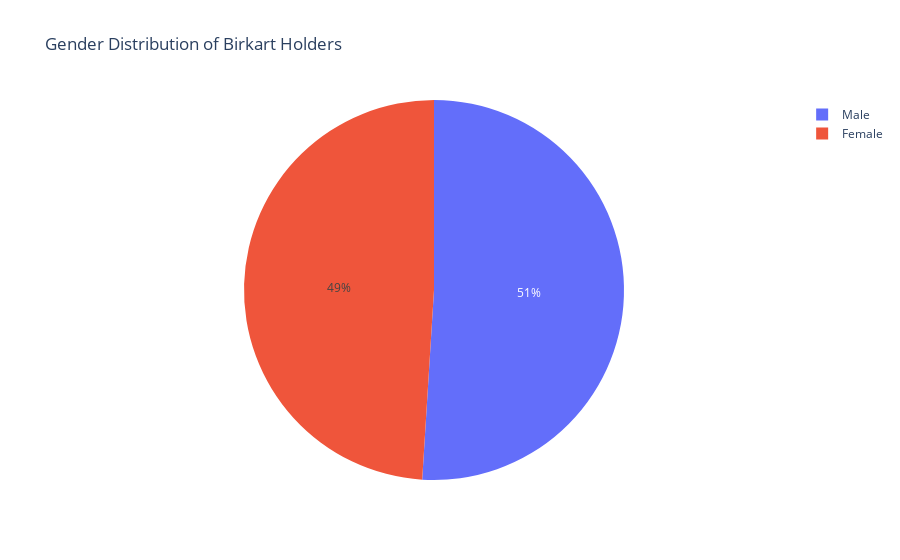
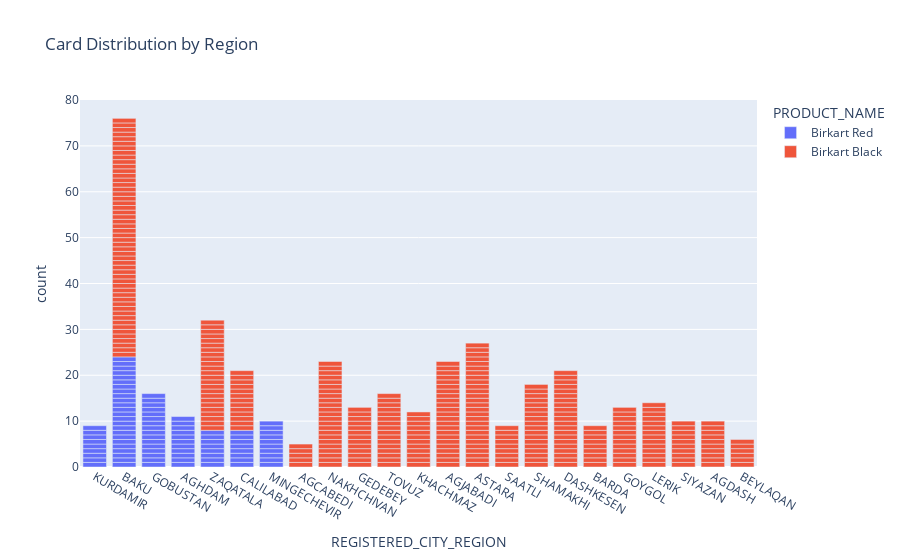
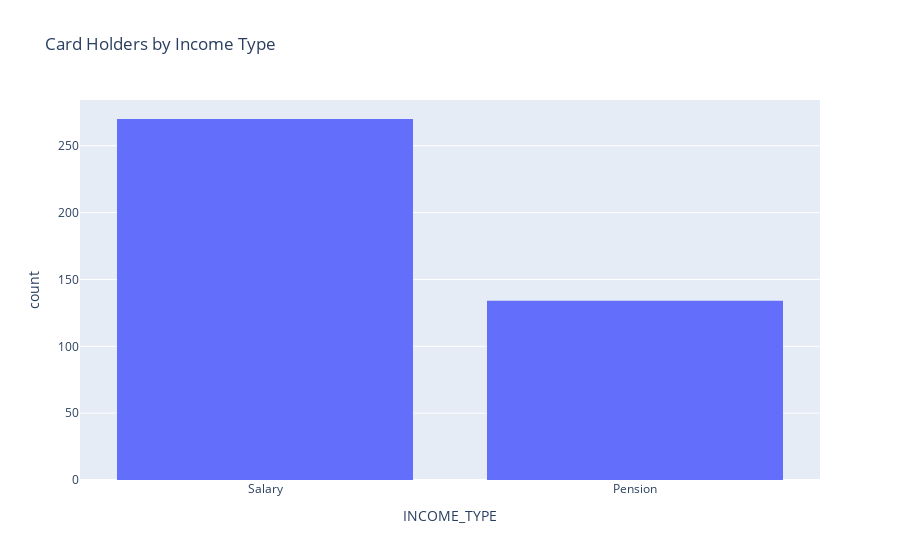

Here is the notebook cell these charts were saved with, in order:
### Code cell
import plotly.express as px
# Pie chart for gender distribution of Birkart holders
fig_gender = px.pie(df, names='GENDER', title='Gender Distribution of Birkart Holders')
# Bar chart for card distribution by city
fig_city_product = px.bar(df, x='REGISTERED_CITY_REGION', color='PRODUCT_NAME', title='Card Distribution by Region')
# Histogram for card holders by income type
fig_income_type = px.histogram(df, x='INCOME_TYPE', title='Card Holders by Income Type')
# Display the plots
fig_gender.show()
fig_city_product.show()
fig_income_type.show()

### Figure 1 — Plotly figure (JSON) as saved in the notebook; plotly's stock layout.template omitted (floating-point values rounded to 4 significant figures; data arrays with more than 128 entries replaced by an {"elided": "..."} marker saying what was removed)
{"data": [{"domain": {"x": [0, 1], "y": [0, 1]}, "hovertemplate": "GENDER=%{label}<extra></extra>", "labels": {"elided": "404 str values"}, "legendgroup": "", "name": "", "showlegend": true, "type": "pie"}], "layout": {"legend": {"tracegroupgap": 0}, "title": {"text": "Gender Distribution of Birkart Holders"}}}

### Figure 2 — Plotly figure (JSON) as saved in the notebook; plotly's stock layout.template omitted (floating-point values rounded to 4 significant figures; data arrays with more than 128 entries replaced by an {"elided": "..."} marker saying what was removed)
{"data": [{"alignmentgroup": "True", "hovertemplate": "PRODUCT_NAME=Birkart Red<br>REGISTERED_CITY_REGION=%{x}<br>count=%{y}<extra></extra>", "legendgroup": "Birkart Red", "marker": {"color": "#636efa", "pattern": {"shape": ""}}, "name": "Birkart Red", "offsetgroup": "Birkart Red", "orientation": "v", "showlegend": true, "textposition": "auto", "type": "bar", "x": ["KURDAMIR", "KURDAMIR", "KURDAMIR", "KURDAMIR", "KURDAMIR", "KURDAMIR", "KURDAMIR", "KURDAMIR", "KURDAMIR", "BAKU", "BAKU", "BAKU", "BAKU", "BAKU", "BAKU", "BAKU", "BAKU", "BAKU", "BAKU", "BAKU", "BAKU", "BAKU", "GOBUSTAN", "GOBUSTAN", "GOBUSTAN", "GOBUSTAN", "GOBUSTAN", "GOBUSTAN", "GOBUSTAN", "GOBUSTAN", "GOBUSTAN", "GOBUSTAN", "GOBUSTAN", "GOBUSTAN", "GOBUSTAN", "GOBUSTAN", "GOBUSTAN", "GOBUSTAN", "AGHDAM", "AGHDAM", "AGHDAM", "AGHDAM", "AGHDAM", "AGHDAM", "AGHDAM", "AGHDAM", "AGHDAM", "AGHDAM", "AGHDAM", "BAKU", "BAKU", "BAKU", "BAKU", "BAKU", "BAKU", "BAKU", "BAKU", "BAKU", "BAKU", "BAKU", "ZAQATALA", "ZAQATALA", "ZAQATALA", "ZAQATALA", "ZAQATALA", "ZAQATALA", "ZAQATALA", "ZAQATALA", "CALILABAD", "CALILABAD", "CALILABAD", "CALILABAD", "CALILABAD", "CALILABAD", "CALILABAD", "CALILABAD", "MINGECHEVIR", "MINGECHEVIR", "MINGECHEVIR", "MINGECHEVIR", "MINGECHEVIR", "MINGECHEVIR", "MINGECHEVIR", "MINGECHEVIR", "MINGECHEVIR", "MINGECHEVIR"], "xaxis": "x", "y": [1, 1, 1, 1, 1, 1, 1, 1, 1, 1, 1, 1, 1, 1, 1, 1, 1, 1, 1, 1, 1, 1, 1, 1, 1, 1, 1, 1, 1, 1, 1, 1, 1, 1, 1, 1, 1, 1, 1, 1, 1, 1, 1, 1, 1, 1, 1, 1, 1, 1, 1, 1, 1, 1, 1, 1, 1, 1, 1, 1, 1, 1, 1, 1, 1, 1, 1, 1, 1, 1, 1, 1, 1, 1, 1, 1, 1, 1, 1, 1, 1, 1, 1, 1, 1, 1], "yaxis": "y"}, {"alignmentgroup": "True", "hovertemplate": "PRODUCT_NAME=Birkart Black<br>REGISTERED_CITY_REGION=%{x}<br>count=%{y}<extra></extra>", "legendgroup": "Birkart Black", "marker": {"color": "#EF553B", "pattern": {"shape": ""}}, "name": "Birkart Black", "offsetgroup": "Birkart Black", "orientation": "v", "showlegend": true, "textposition": "auto", "type": "bar", "x": {"elided": "318 str values"}, "xaxis": "x", "y": {"elided": "318 int values"}, "yaxis": "y"}], "layout": {"barmode": "relative", "legend": {"title": {"text": "PRODUCT_NAME"}, "tracegroupgap": 0}, "title": {"text": "Card Distribution by Region"}, "xaxis": {"anchor": "y", "domain": [0, 1], "title": {"text": "REGISTERED_CITY_REGION"}}, "yaxis": {"anchor": "x", "domain": [0, 1], "title": {"text": "count"}}}}

### Figure 3 — Plotly figure (JSON) as saved in the notebook; plotly's stock layout.template omitted (floating-point values rounded to 4 significant figures; data arrays with more than 128 entries replaced by an {"elided": "..."} marker saying what was removed)
{"data": [{"alignmentgroup": "True", "bingroup": "x", "hovertemplate": "INCOME_TYPE=%{x}<br>count=%{y}<extra></extra>", "legendgroup": "", "marker": {"color": "#636efa", "pattern": {"shape": ""}}, "name": "", "offsetgroup": "", "orientation": "v", "showlegend": false, "type": "histogram", "x": {"elided": "404 str values"}, "xaxis": "x", "yaxis": "y"}], "layout": {"barmode": "relative", "legend": {"tracegroupgap": 0}, "title": {"text": "Card Holders by Income Type"}, "xaxis": {"anchor": "y", "domain": [0, 1], "title": {"text": "INCOME_TYPE"}}, "yaxis": {"anchor": "x", "domain": [0, 1], "title": {"text": "count"}}}}
